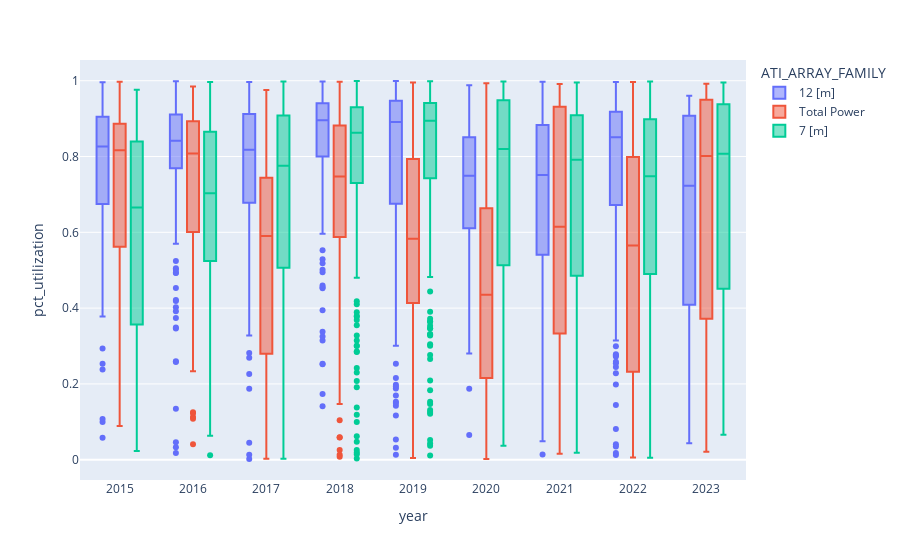

Notebook source saved alongside this figure:
### Code cell
fig = px.box(pct_util_sbex_success, x="year", y="pct_utilization", color="ATI_ARRAY_FAMILY")
fig.update_traces(quartilemethod="exclusive") # or "inclusive", or "linear" by default
fig.show()

### Figure 1 — Plotly figure (JSON) as saved in the notebook; plotly's stock layout.template omitted (floating-point values rounded to 4 significant figures; data arrays with more than 128 entries replaced by an {"elided": "..."} marker saying what was removed)
{"data": [{"alignmentgroup": "True", "hovertemplate": "ATI_ARRAY_FAMILY=12 [m]<br>year=%{x}<br>pct_utilization=%{y}<extra></extra>", "legendgroup": "12 [m]", "marker": {"color": "#636efa"}, "name": "12 [m]", "notched": false, "offsetgroup": "12 [m]", "orientation": "v", "quartilemethod": "exclusive", "showlegend": true, "type": "box", "x": {"elided": "1400 int values"}, "x0": " ", "xaxis": "x", "y": {"elided": "1400 float values"}, "y0": " ", "yaxis": "y"}, {"alignmentgroup": "True", "hovertemplate": "ATI_ARRAY_FAMILY=Total Power<br>year=%{x}<br>pct_utilization=%{y}<extra></extra>", "legendgroup": "Total Power", "marker": {"color": "#EF553B"}, "name": "Total Power", "notched": false, "offsetgroup": "Total Power", "orientation": "v", "quartilemethod": "exclusive", "showlegend": true, "type": "box", "x": {"elided": "978 int values"}, "x0": " ", "xaxis": "x", "y": {"elided": "978 float values"}, "y0": " ", "yaxis": "y"}, {"alignmentgroup": "True", "hovertemplate": "ATI_ARRAY_FAMILY=7 [m]<br>year=%{x}<br>pct_utilization=%{y}<extra></extra>", "legendgroup": "7 [m]", "marker": {"color": "#00cc96"}, "name": "7 [m]", "notched": false, "offsetgroup": "7 [m]", "orientation": "v", "quartilemethod": "exclusive", "showlegend": true, "type": "box", "x": {"elided": "1330 int values"}, "x0": " ", "xaxis": "x", "y": {"elided": "1330 float values"}, "y0": " ", "yaxis": "y"}], "layout": {"boxmode": "group", "legend": {"title": {"text": "ATI_ARRAY_FAMILY"}, "tracegroupgap": 0}, "margin": {"t": 60}, "xaxis": {"anchor": "y", "domain": [0, 1], "title": {"text": "year"}}, "yaxis": {"anchor": "x", "domain": [0, 1], "title": {"text": "pct_utilization"}}}}
